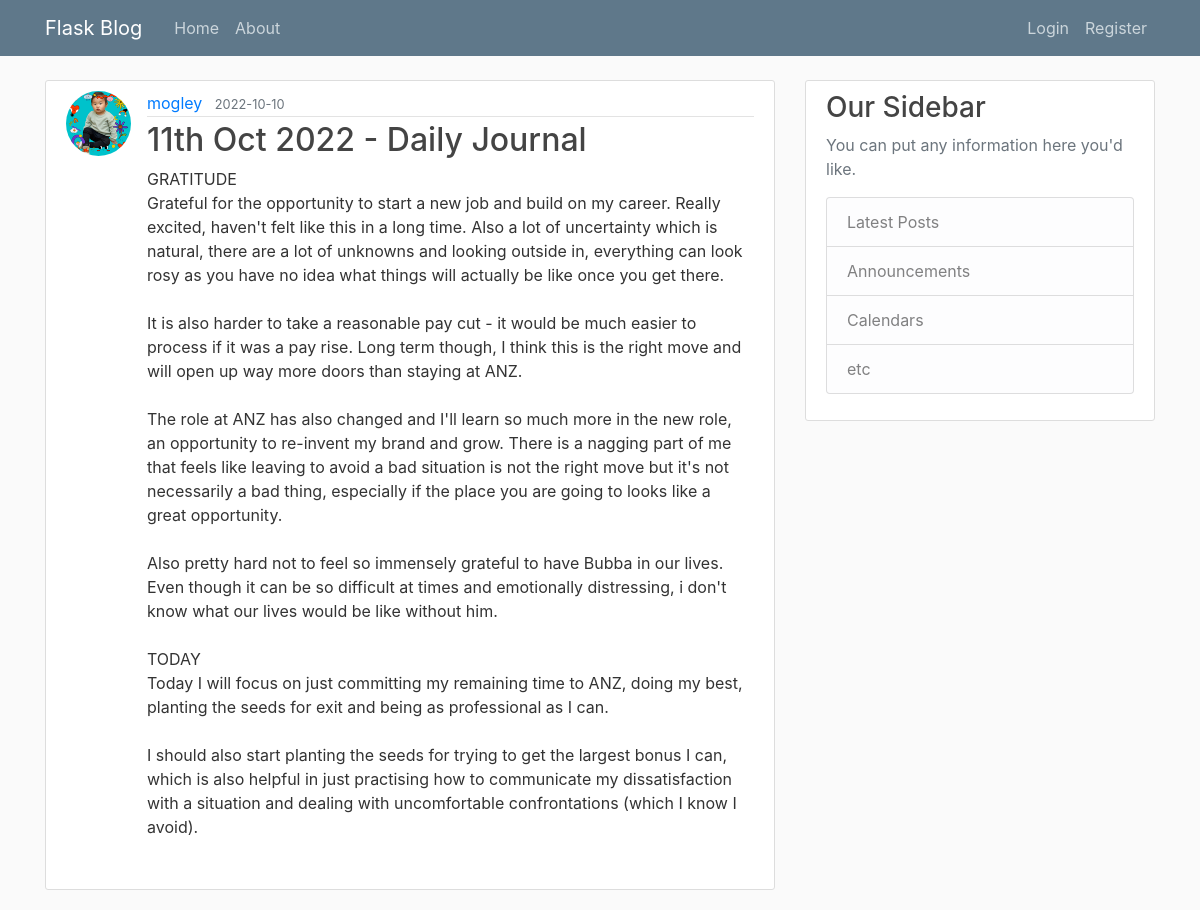
The app's page /post/22 with its own data.
### flaskblog/models.py (models this page shows, shortened)
class User(db.Model, UserMixin):  # Inherit from db.Model. UserMixin is required.
    id = db.Column(db.Integer, primary_key=True) # User id
    username = db.Column(db.String(20), unique=True, nullable=False) # Username, 20 char length max, must be unique, must have at least a username
    email = db.Column(db.String(120), unique=True, nullable=False) # Email
    image_file = db.Column(db.String(20), nullable=False, default='default.jpeg')  # Profile pic
    password = db.Column(db.String(60), nullable=False)
    posts = db.relationship('Post', backref='author', lazy=True) # backref allows Post to get the user that created the post. Every post must have a User. But a User can have many Posts.

class Post(db.Model):  # Inherit from db.Model
    id = db.Column(db.Integer, primary_key=True)
    title = db.Column(db.String(100), nullable=False)
    date_posted = db.Column(db.DateTime, nullable=False, default=datetime.utcnow)
    content = db.Column(db.Text, nullable=False)
    user_id = db.Column(db.Integer, db.ForeignKey('user.id'), nullable=False)

### flaskblog/posts/routes.py (the view)
@posts.route("/post/<int:post_id>")  # Set route based on a variable. In this case post_id var set to be an int
def post(post_id):  # Receives post_id from the variable received in the route above
    post = Post.query.get_or_404(post_id)  # Get post with post_id otherwise return 404
    return render_template('post.html', title=post.title, post=post)

### flaskblog/templates/post.html (shortened to what this page needs)
{% extends 'layout.html' %}
{% block content %}
    <article class="media content-section">
        <img class="rounded-circle article-img" src="{{ url_for('static', filename='profile_pics/' + post.author.image_file) }}">
        <div class="media-body">
        <div class="article-metadata">
            <a class="mr-2" href="{{ url_for('users.user_posts', username=post.author.username) }}">{{ post.author.username }}</a>
            <small class="text-muted">{{ post.date_posted.strftime('%Y-%m-%d') }}</small>
        </div>
        <h2 class ="article-title">{{ post.title }}</h2>
        <p class="article-content">{{ post.content }}</p>
        </div>
    </article>
{% endblock content %}

### flaskblog/static/main.css (style rules this page uses)
body { background: #fafafa; color: #333333; margin-top: 5rem; }
h1, h2, h3, h4, h5, h6 { color: #444444; }
.content-section { background: #ffffff; padding: 10px 20px; border: 1px solid #dddddd; border-radius: 3px; margin-bottom: 20px; }
.article-title { color: #444444; }
.article-content { white-space: pre-line; }
.article-img { height: 65px; width: 65px; margin-right: 16px; }
.article-metadata { padding-bottom: 1px; margin-bottom: 4px; border-bottom: 1px solid #e3e3e3 }

### records on screen
User: image_file (picture), author.username "mogley"
Post: date_posted "2022-10-10", title "11th Oct 2022 - Daily Journal", content "GRATITUDE Grateful for the opportunity to start a new job and build on my career. Really excited, haven't felt like this in a long time. Also a lot of uncertainty which is natural, there are a lot of unknowns and looking outside in, everything can look rosy as you have no idea what things will actually be like once you get there. It is also harder to take a reasonable pay cut - it would be much easier to process if it was a pay rise. Long term though, I think this is the right move and will open up way more doors than staying at ANZ. The role at ANZ has also changed and I'll learn so much more in the new role, an opportunity to re-invent my brand and grow. There is a nagging part of me that…"
